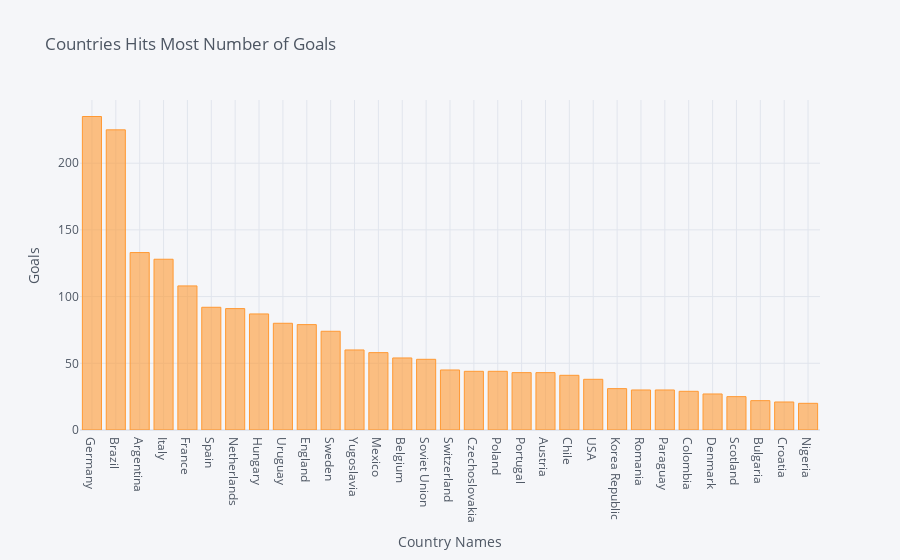

The notebook cell saved with this chart:
### Code cell
goals[:31].iplot(kind='bar', xTitle='Country Names', yTitle='Goals', title='Countries Hits Most Number of Goals')

### Figure 1 — Plotly figure (JSON) as saved in the notebook; plotly's stock layout.template omitted (floating-point values rounded to 4 significant figures)
{"data": [{"marker": {"color": "rgba(255, 153, 51, 0.6)", "line": {"color": "rgba(255, 153, 51, 1.0)", "width": 1}}, "name": "Goals", "orientation": "v", "text": "", "type": "bar", "x": ["Germany", "Brazil", "Argentina", "Italy", "France", "Spain", "Netherlands", "Hungary", "Uruguay", "England", "Sweden", "Yugoslavia", "Mexico", "Belgium", "Soviet Union", "Switzerland", "Czechoslovakia", "Poland", "Portugal", "Austria", "Chile", "USA", "Korea Republic", "Romania", "Paraguay", "Colombia", "Denmark", "Scotland", "Bulgaria", "Croatia", "Nigeria"], "y": [235, 225, 133, 128, 108, 92, 91, 87, 80, 79, 74, 60, 58, 54, 53, 45, 44, 44, 43, 43, 41, 38, 31, 30, 30, 29, 27, 25, 22, 21, 20]}], "layout": {"legend": {"bgcolor": "#F5F6F9", "font": {"color": "#4D5663"}}, "paper_bgcolor": "#F5F6F9", "plot_bgcolor": "#F5F6F9", "title": {"font": {"color": "#4D5663"}, "text": "Countries Hits Most Number of Goals"}, "xaxis": {"gridcolor": "#E1E5ED", "showgrid": true, "tickfont": {"color": "#4D5663"}, "title": {"font": {"color": "#4D5663"}, "text": "Country Names"}, "zerolinecolor": "#E1E5ED"}, "yaxis": {"gridcolor": "#E1E5ED", "showgrid": true, "tickfont": {"color": "#4D5663"}, "title": {"font": {"color": "#4D5663"}, "text": "Goals"}, "zerolinecolor": "#E1E5ED"}}}
